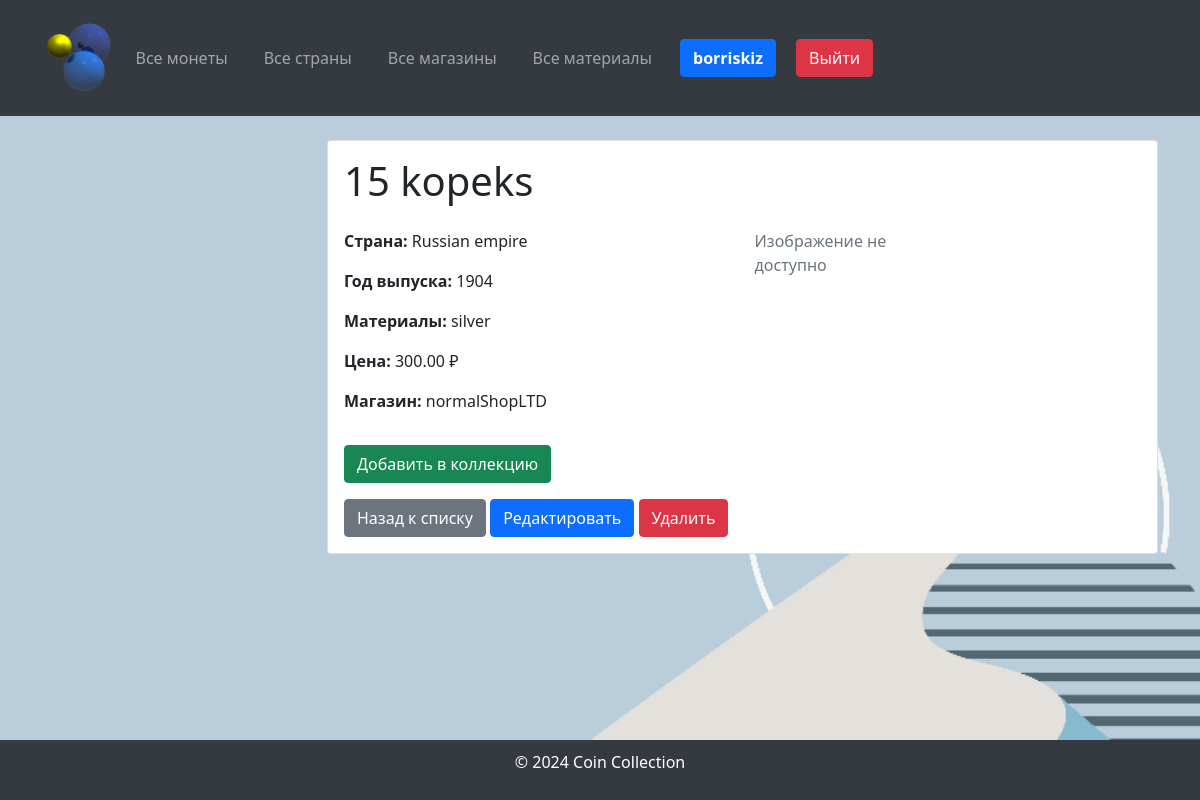
Before: /coin/9/ (signed in) with the older database file.
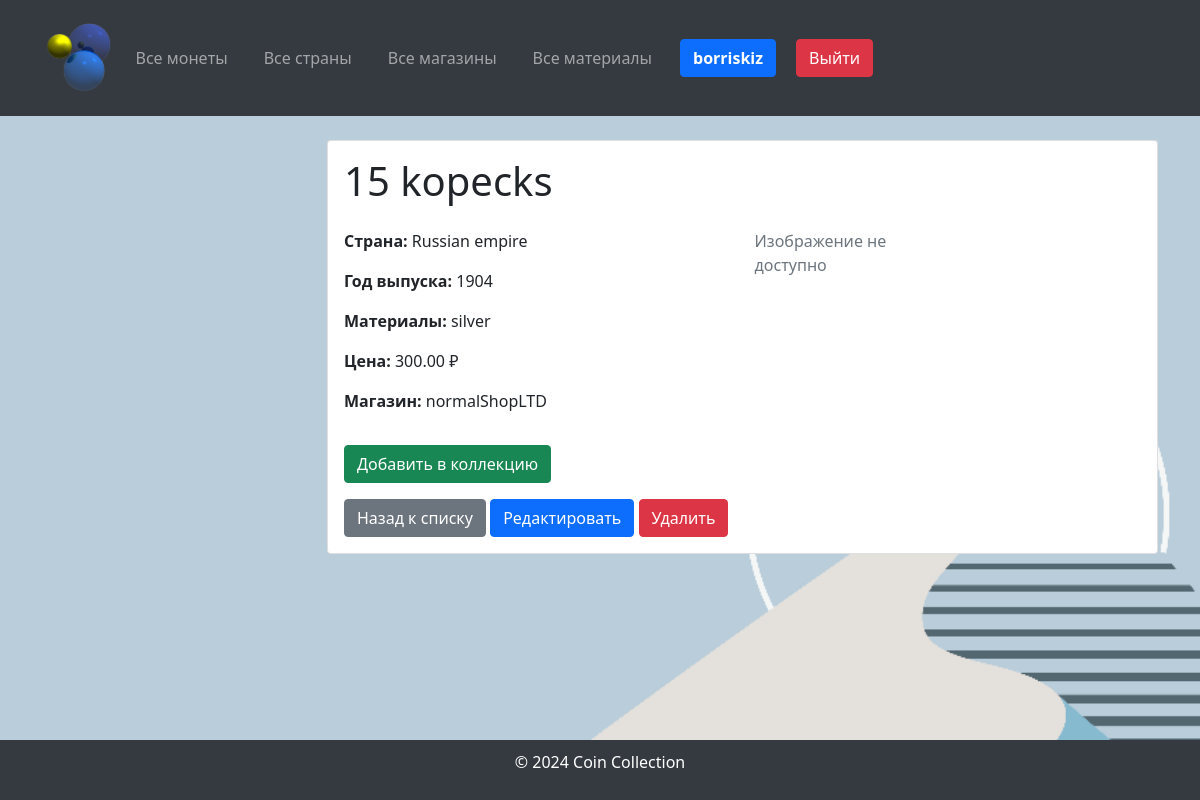
After: the same page with the newer database file.
### coindb/models.py (models this page shows, shortened)
class Coin(models.Model):
    name = models.CharField(max_length=255, verbose_name="Coin Name")
    country = models.ForeignKey(Country, on_delete=models.SET_NULL, blank=True, null=True,
                                verbose_name="Country of Origin")
    year = models.IntegerField(verbose_name="Year of Issue")
    material = models.ManyToManyField(Material, verbose_name="Coin Material")
    price = models.DecimalField(max_digits=10, decimal_places=2, verbose_name="Coin Price")
    imageObverse = models.ImageField(upload_to="coins/", verbose_name="Coin Obverse Image", blank=True, null=True)
    imageReverse = models.ImageField(upload_to="coins/", verbose_name="Coin Reverse Image", blank=True, null=True)
    shop = models.ForeignKey('Shop', on_delete=models.SET_NULL, null=True, blank=True, verbose_name="Shop",
                             related_name="coins")
    class Meta:
        verbose_name = "Coin"
        verbose_name_plural = "Coins"

class Country(models.Model):
    CONTINENT_CHOICES = [
        ("Africa", "Africa"),
        ("Asia", "Asia"),
        ("Europe", "Europe"),
        ("North America", "North America"),
        ("South America", "South America"),
        ("Antarctica", "Antarctica"),
        ("Australia", "Australia"),
    ]
    name = models.CharField(max_length=255, verbose_name="Country Name")
    continent = models.CharField(max_length=20, choices=CONTINENT_CHOICES, verbose_name="Continent")
    code = models.CharField(max_length=10, verbose_name="Country Code", unique=True)
    class Meta:
        verbose_name = "Country"
        verbose_name_plural = "Countries"

class Shop(models.Model):
    name = models.CharField(max_length=255, verbose_name="Shop Name")
    location = models.CharField(max_length=255, verbose_name="Shop Location")
    contact_info = models.CharField(max_length=255, verbose_name="Contact Info", default="No Info")
    class Meta:
        verbose_name = "Shop"
        verbose_name_plural = "Shops"

### coindb/views.py (the view)
# urls.py: path('coin/<int:pk>/', views.CoinDetailView.as_view(), name='coin_detail'),
class CoinDetailView(LoginRequiredMixin, DetailView):
    model = Coin
    template_name = 'coin/coin_detail.html'
    context_object_name = 'coin'
    def get_context_data(self, **kwargs):
        context = super().get_context_data(**kwargs)
        coin = self.object
        if self.request.user.is_authenticated:
            is_in_collection = CoinCollection.objects.filter(user=self.request.user, coin=coin).exists()
            context['is_in_collection'] = is_in_collection
        else:
            context['is_in_collection'] = False
        return context

### templates/coin/coin_detail.html (shortened to what this page needs)
{% extends 'base.html' %}
{% block content %}
    <div class="card">
        <div class="card-body">
            <h1 class="mb-4">{{ coin.name }}</h1>
            <div class="row">
                <div class="col-md-6">
                    <p><strong>Страна:</strong> {% if coin.country %}
                        {{ coin.country.name }}
                    {% else %}
                        Не указано
                    {% endif %}</p>
                    <p><strong>Год выпуска:</strong> {{ coin.year }}</p>
                    <p><strong>Материалы:</strong>
                        {% for material in coin.material.all %}
                            {{ material.name }}{% if not forloop.last %}, {% endif %}
                        {% endfor %}
                    </p>
                    <p><strong>Цена:</strong> {{ coin.price }} ₽</p>
                    <p><strong>Магазин:</strong>
                        {% if coin.shop %}
                            {{ coin.shop.name }}
                        {% else %}
                            Не привязано
                        {% endif %}
                    </p>
                </div>
                <div class="col-md-6">
                    <div class="col-md-6">
                        {% if not coin.imageObverse and not coin.imageReverse %}
                            <span class="text-muted">Изображение не доступно</span>
                        {% endif %}
                    </div>
                </div>
                {% if user.is_authenticated %}
                    <form action="{% url 'toggle_collection' coin.pk %}" method="post" class="mt-3">
                        {% if is_in_collection %}
                            <button type="submit" class="btn btn-warning">Удалить из коллекции</button>
                        {% else %}
                            <button type="submit" class="btn btn-success">Добавить в коллекцию</button>
                        {% endif %}
                    </form>
                {% else %}
                    <p class="text-muted mt-3">Для добавления в коллекцию, пожалуйста, войдите в систему.</p>
                {% endif %}
            </div>
        <a href="{% url 'coin_list' %}" class="btn btn-secondary mt-3">Назад к списку</a>
                <a href="{% url 'coin_edit' coin.pk %}" class="btn btn-primary mt-3">Редактировать</a>
                <a href="{% url 'coin_delete' coin.pk %}" class="btn btn-danger mt-3">Удалить</a>
        </div>
    </div>
{% endblock %}

Changed rows visible on the page:
changed Coin "Russian empire": name "15 kopeks" → "15 kopecks"
